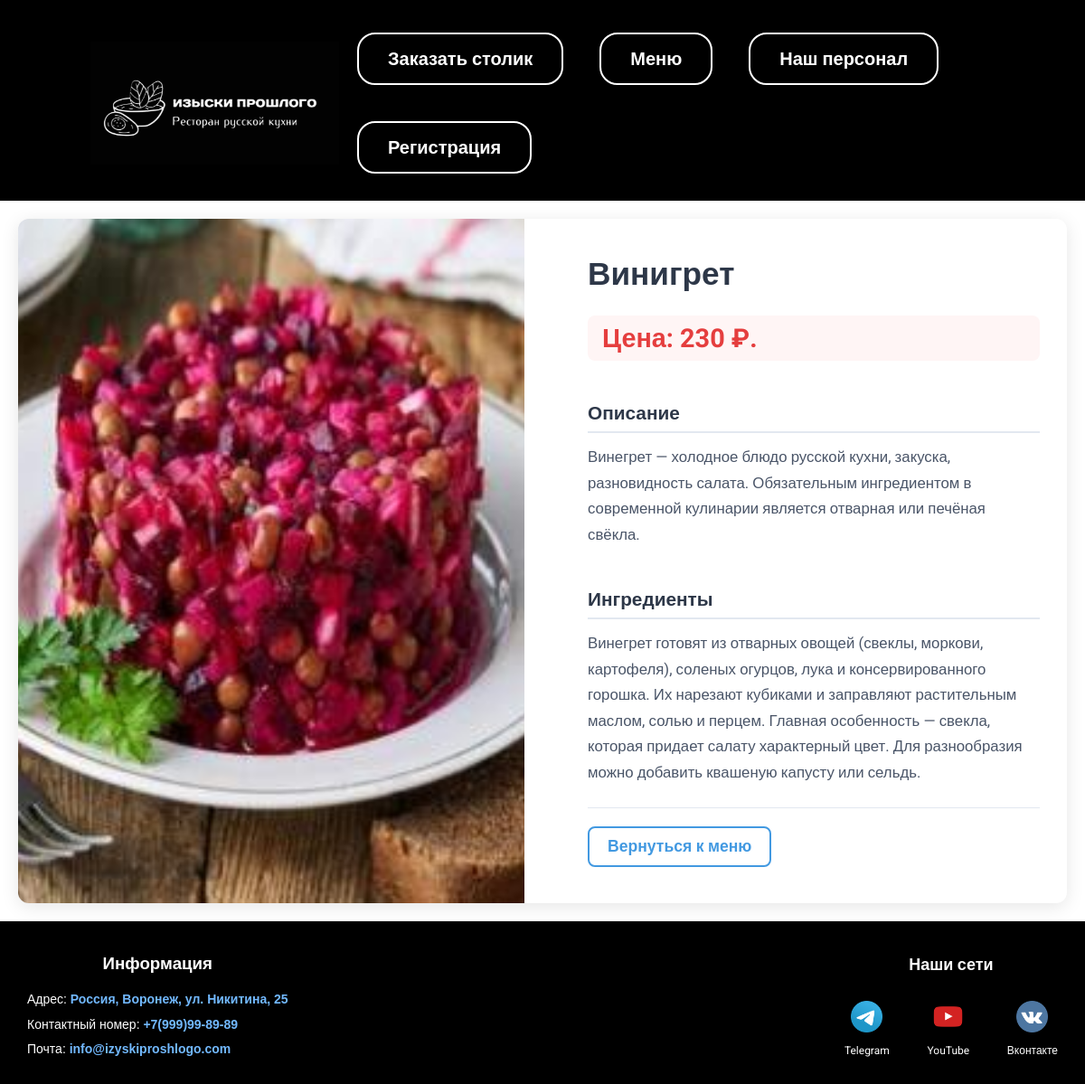
Page /dish/Vinigret/ on the committed database.
### view/models.py (models this page shows, shortened)
class Menu(models.Model):
    title = models.CharField(max_length=100)
    image = models.ImageField(upload_to='images/')
    recipe = models.CharField(max_length=2000)
    ingredients = models.CharField(max_length=1000)
    price = models.DecimalField(max_digits=10, decimal_places=2)
    slug = models.SlugField(max_length=250, unique=True)
    class Meta:
        verbose_name = 'блюдо'
        verbose_name_plural = 'Меню'

### view/views.py (the view)
# urls.py: path('dish/<slug:slug>/', views.dish, name='dish'),
def dish(request, slug):
    menu_item = get_object_or_404(Menu, slug=slug)
    return render(request, 'view/dish.html', {"menu_item": menu_item})

### view/templates/view/dish.html
{% extends 'view/base.html' %}
{% load static %}
{% block content %}
<div class="dish-container">
    <div class="dish-card">
        <div class="dish-image-section">
            <img class="dish-image" src="{{ menu_item.image.url }}" alt="{{ menu_item.title }}">
        </div>
        <div class="dish-info">
            <h1 class="dish-title">{{ menu_item.title }}</h1>
            <div class="price">
                Цена: {{ menu_item.price|floatformat:0 }} ₽.
            </div>
            <div class="details">
                <div class="group">
                    <h3>Описание</h3>
                    <p class="recipe">{{ menu_item.recipe }}</p>
                </div>
                <div class="group">
                    <h3>Ингредиенты</h3>
                    <p class="ingredients">{{ menu_item.ingredients }}</p>
                </div>
            </div>
            <div class="back">
                <a href="{% url 'menu' %}">Вернуться к меню</a>
            </div>
        </div>
    </div>
</div>
{% endblock %}

### view/static/css/styleDip.css (style rules this page uses)
body { margin: 0; padding: 0; font-family: "Roboto", sans-serif; background: #ffffff; display: flex; flex-direction: column; min-height: 100vh; width: 100%; overflow-x: hidden; }
.dish-container { max-width: 1200px; margin: 0 auto; padding: 20px; }
.dish-card { display: grid; grid-template-columns: 1fr 1fr; gap: 40px; background: white; border-radius: 12px; box-shadow: 0 4px 20px rgba(0, 0, 0, 0.1); overflow: hidden; min-height: 500px; }
.dish-image-section { position: relative; overflow: hidden; display: flex; align-items: center; justify-content: center; background: #f8f9fa; }
.dish-image { width: 100%; height: 100%; min-height: 500px; object-fit: cover; display: block; }
.dish-info { padding: 40px 30px; display: flex; flex-direction: column; gap: 25px; }
.dish-title { font-size: 2.2rem; font-weight: 700; color: #2d3748; margin: 0; line-height: 1.2; }
.price { font-size: 1.8rem; font-weight: 700; color: #e53e3e; background: #fff5f5; padding: 8px 16px; border-radius: 8px; display: inline-block; }
.details { display: flex; flex-direction: column; gap: 25px; }
.group h3 { font-size: 1.3rem; font-weight: 600; color: #2d3748; margin-bottom: 12px; padding-bottom: 8px; border-bottom: 2px solid #e2e8f0; }
.group p { color: #4a5568; line-height: 1.7; margin: 0; font-size: 1.05rem; }
.back { margin-top: auto; padding-top: 20px; border-top: 1px solid #e2e8f0; }
.back a { display: inline-flex; align-items: center; gap: 10px; color: #4299e1; text-decoration: none; font-weight: 600; font-size: 1.1rem; padding: 10px 20px; border: 2px solid #4299e1; border-radius: 8px; transition: all 0.3s; }

### rows in the picture
Menu: image (picture), title "Винигрет", price "230", recipe "Винегрет — холодное блюдо русской кухни, закуска, разновидность салата. Обязательным ингредиентом в современной кулинарии является отварная или печёная свёкла.", ingredients "Винегрет готовят из отварных овощей (свеклы, моркови, картофеля), соленых огурцов, лука и консервированного горошка. Их нарезают кубиками и заправляют растительным маслом, солью и перцем. Главная особенность — свекла, которая придает салату характерный цвет. Для разнообразия можно добавить квашеную капусту или сельдь."
